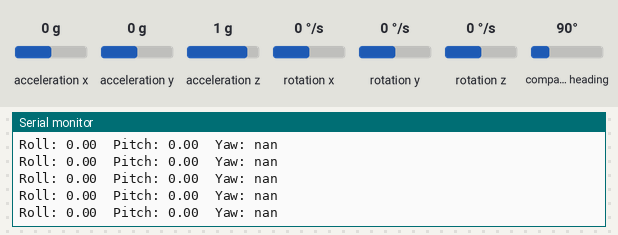
Simulated run of this sketch. Board: Arduino Uno, built with avr-gcc and run on an emulated ATmega328P. Shown: the last lines printed to the serial monitor. Wiring (inferred from the names in the program): MPU-6050 motion sensor at I2C address 0x68. The inputs (shaded band) are chosen by the test bench; at power-on: acceleration x 0 g, acceleration y 0 g, compass heading 90°, acceleration z 1 g, rotation x 0 °/s, rotation y 0 °/s, rotation z 0 °/s.

Above: at 4.2 s.
4.3 s: acceleration x set to 1.4 g
At 4.37 s:
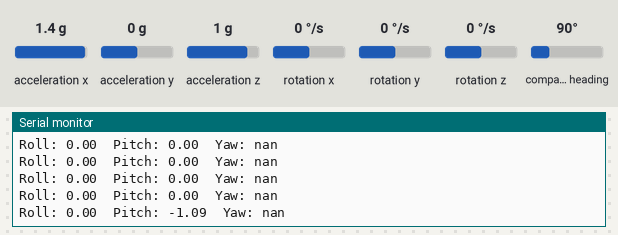
7.3 s: acceleration y set to -1.4 g
At 7.4 s:
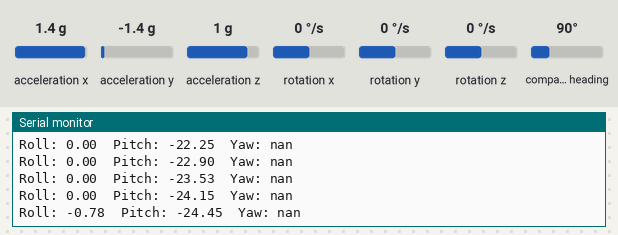
8.8 s: compass heading set to 7°
At 8.86 s:
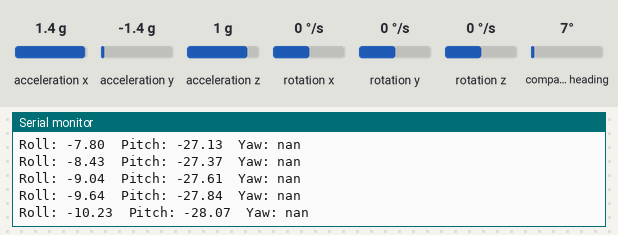
11.8 s: acceleration z set to -1.4 g
At 11.9 s:
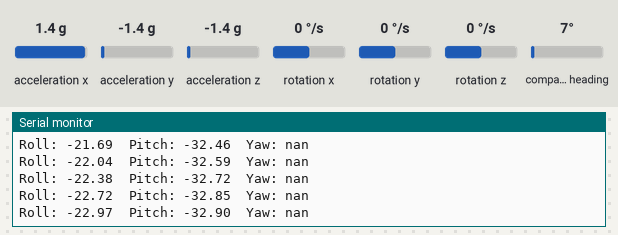
Timing chart, 0 to 14.3 s (numbered marks = the images above; inputs shaded):
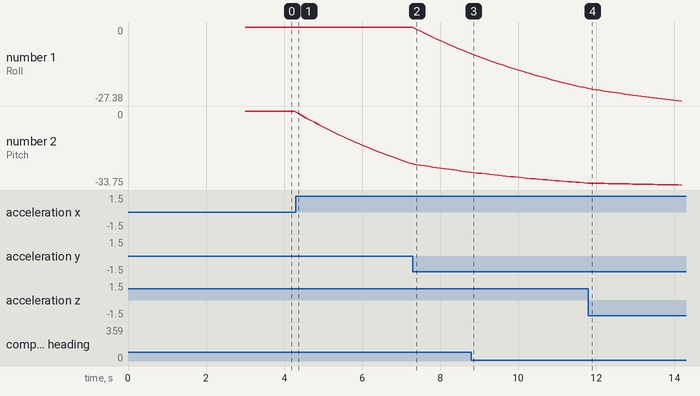

Measured:
- after the input at 4.3 s, the serial monitor: prints a new line after 0.06 s (image 1)
- after the input at 7.3 s, the serial monitor: prints a new line after 0.09 s (image 2)
- after the input at 11.8 s, the serial monitor: prints a new line after 0.09 s (image 4)
- plotted number 1: 0 → -9.64 after the input at 7.3 s, -22.72 → -27.38 after the input at 11.8 s
- plotted number 2: 0 → -24.15 after the input at 4.3 s, -24.15 → -27.84 after the input at 7.3 s, -27.84 → -32.85 after the input at 8.8 s, -32.85 → -33.75 after the input at 11.8 s

The sketch:

Roll_Pitch_Yaw.ino
```cpp
#include "MPU6050_Sensor.h"
#include "HMC5883L_Sensor.h"

MPU6050_Sensor mpu;
HMC5883L_Sensor hmc;

// Complementary Filter variables
float roll = 0, pitch = 0, yaw = 0;
float alpha = 0.98; // Complementary filter coefficient

void setup() {
  Serial.begin(9600);

  // Initialize sensors
  mpu.begin();
  hmc.begin();

  // Calibrate sensors (if needed)
  //mpu.calibrate();
  //hmc.calibrate();
}

void loop() {
  // Update sensor readings
  mpu.update();
  hmc.update();

  // Get raw sensor data
  float rawRoll = mpu.getRoll();
  float rawPitch = mpu.getPitch();
  float rawYaw = hmc.getYaw();

  // Apply Complementary Filter
  roll = alpha * roll + (1 - alpha) * rawRoll;
  pitch = alpha * pitch + (1 - alpha) * rawPitch;
  yaw = alpha * yaw + (1 - alpha) * rawYaw;

  // Print final roll, pitch, and yaw
  Serial.print("Roll: ");
  Serial.print(roll);
  Serial.print("\tPitch: ");
  Serial.print(pitch);
  Serial.print("\tYaw: ");
  Serial.println(yaw);

  delay(100); // Adjust delay for faster/slower sampling
}
```

HMC5883L_Sensor.cpp
```cpp
#include "HMC5883L_Sensor.h"

HMC5883L_Sensor::HMC5883L_Sensor() : mag(Adafruit_HMC5883_Unified(12345)) {}

void HMC5883L_Sensor::begin() {
  if (!mag.begin()) {
    Serial.println("Could not find a valid HMC5883L sensor, check wiring!");
    while (1);
  }
}

void HMC5883L_Sensor::calibrate() {
  // Replace these with your calibration values
  offsetX = 0; // Hard iron offset for X
  offsetY = 0; // Hard iron offset for Y
  offsetZ = 0; // Hard iron offset for Z
  scaleX = 1;  // Soft iron scale for X
  scaleY = 1;  // Soft iron scale for Y
  scaleZ = 1;  // Soft iron scale for Z
}

void HMC5883L_Sensor::update() {
  sensors_event_t event;
  mag.getEvent(&event);

  // Apply calibration
  float calibratedX = (event.magnetic.x - offsetX) / scaleX;
  float calibratedY = (event.magnetic.y - offsetY) / scaleY;
  float calibratedZ = (event.magnetic.z - offsetZ) / scaleZ;

  // Calculate yaw (heading)
  yaw = atan2(calibratedY, calibratedX);
  if (yaw < 0) yaw += 2 * PI; // Normalize to 0-360 degrees
  yaw = yaw * 180 / PI; // Convert to degrees
}

float HMC5883L_Sensor::getYaw() {
  return yaw;
}
```

HMC5883L_Sensor.h
```cpp
#ifndef HMC5883L_SENSOR_H
#define HMC5883L_SENSOR_H

#include <Adafruit_Sensor.h>
#include <Adafruit_HMC5883_U.h>

class HMC5883L_Sensor {
public:
  HMC5883L_Sensor();
  void begin();
  void calibrate();
  void update();
  float getYaw();

private:
  Adafruit_HMC5883_Unified mag;
  float yaw;
  float offsetX, offsetY, offsetZ;
  float scaleX, scaleY, scaleZ;
};

#endif
```

MPU6050_Sensor.cpp
```cpp
#include "MPU6050_Sensor.h"

MPU6050_Sensor::MPU6050_Sensor() : mpu6050(Wire) {}

void MPU6050_Sensor::begin() {
  Wire.begin();
  mpu6050.begin();
  enableI2CBypass(); // Enable I2C bypass mode
  mpu6050.calcGyroOffsets(true); // Perform gyroscope calibration
}

void MPU6050_Sensor::enableI2CBypass() {
  Wire.beginTransmission(0x68); // MPU6050 I2C address
  Wire.write(0x37);             // Register for INT_PIN_CFG
  Wire.write(0x02);             // Enable bypass mode (set bit 1)
  Wire.endTransmission();
}

void MPU6050_Sensor::update() {
  mpu6050.update();
  roll = mpu6050.getAngleX(); // Roll
  pitch = mpu6050.getAngleY(); // Pitch
}

float MPU6050_Sensor::getRoll() {
  return roll;
}

float MPU6050_Sensor::getPitch() {
  return pitch;
}
```

MPU6050_Sensor.h
```cpp
#ifndef MPU6050_SENSOR_H
#define MPU6050_SENSOR_H

#include <MPU6050_tockn.h>
#include <Wire.h>

class MPU6050_Sensor {
public:
  MPU6050_Sensor();
  void begin();
  void enableI2CBypass();
  void calibrate();
  void update();
  float getRoll();
  float getPitch();

private:
  MPU6050 mpu6050;
  float roll, pitch;
};

#endif
```
